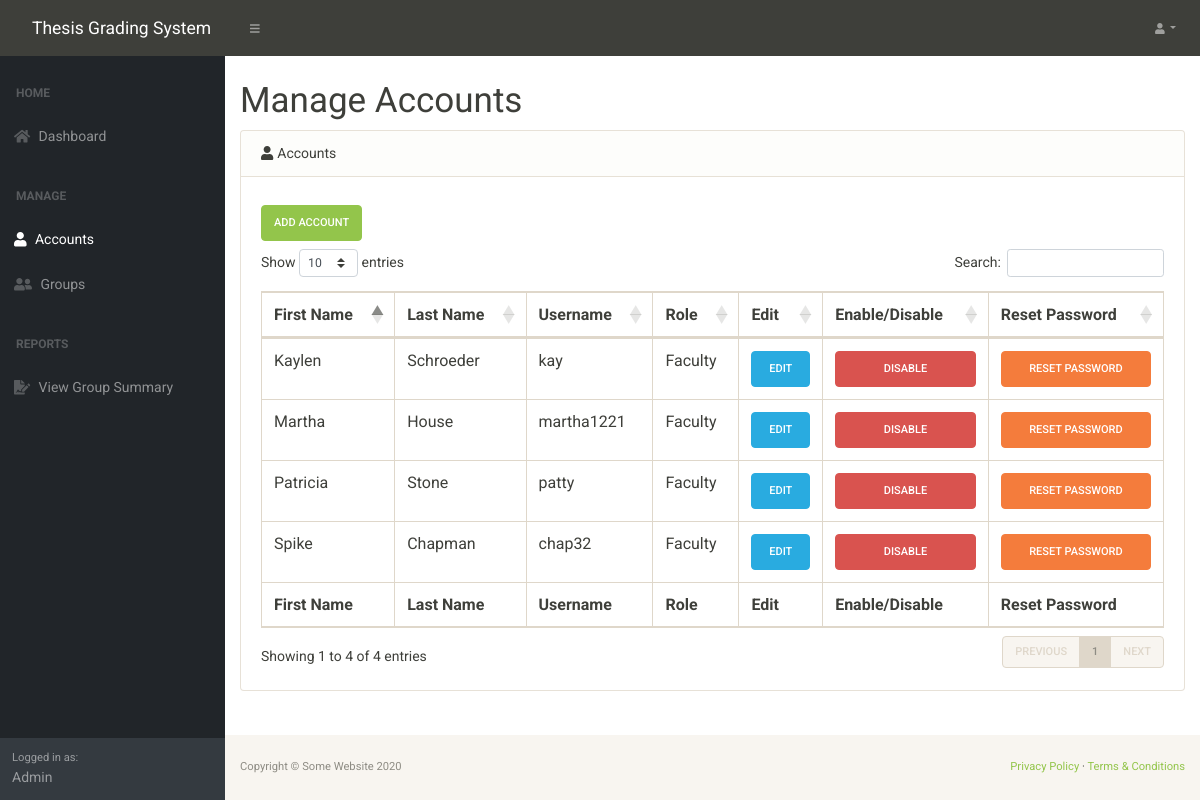
Page /AccountManagement/ManageAccounts.php (signed in) on the committed database.
### tables this page shows
CREATE TABLE `accounts` (
  `Id` int(11) NOT NULL,
  `Username` varchar(255) NOT NULL,
  `Password` varchar(40) NOT NULL,
  `Firstname` varchar(255) NOT NULL,
  `Lastname` varchar(255) NOT NULL,
  `Role_Id` int(11) NOT NULL,
  `Disabled` tinyint(1) NOT NULL
);

CREATE TABLE `roles` (
  `Id` int(11) NOT NULL,
  `Name` varchar(255) NOT NULL
);

### Backend/classes/DBHandler.php (called while the page is built, shortened)
<?php
require_once("Account.php");
class DBHandler
{
	static private $server = "localhost";
	static private $s_username = "root";
	static private $s_pass = "";
	static private $dbName = "thesis-grading-system-db";
	public static function GetAccounts($id)
	{
		$connection = new mysqli(self::$server, self::$s_username, self::$s_pass, self::$dbName);
		$stmt = $connection->prepare("SELECT accounts.*, roles.Name AS Role_Name FROM accounts INNER JOIN roles ON accounts.Role_Id = roles.Id WHERE accounts.Id <> ?");
		$rc = $stmt->bind_param('d', $id);
		$rc = $stmt->execute();
		$res = $stmt->get_result();
		if($res->num_rows > 0){
			$accounts = array();
			while($row = $res->fetch_assoc()){
				$id = $row['Id'];
				$firstname = $row['Firstname'];
				$lastname = $row['Lastname'];
				$username = $row['Username'];
				$roleId = $row['Role_Id'];
				$roleName = $row['Role_Name'];
				$disabled = $row['Disabled'];
				array_push($accounts, Account::CreateAccountWithRoleName($id, $firstname, $lastname, $username, $roleId, $roleName,$disabled));
			}
			return $accounts;
		}
		else{
			return NULL;
		}
	}
}
?>

### Backend/classes/Account.php (called while the page is built, shortened)
<?php
class Account{
	public static function CreateAccountWithRoleName($_id, $_firstname, $_lastname, $_username,$_roleId,$_roleName,$_disabled){
		$instance = new Account();
		$instance->id = $_id;
		$instance->firstname = $_firstname;
		$instance->lastname = $_lastname;
		$instance->username = $_username;
		$instance->roleid = $_roleId;
		$instance->rolename = $_roleName;
		$instance->disabled=$_disabled;
		return $instance;
	}
}
?>

### AccountManagement/ManageAccounts.php (the view, shortened to what this page needs)
<?php
require_once("../Backend/classes/Account.php");
require_once("../Backend/classes/DBHandler.php");
?>
<html>
    <head>
        <link href="../css/styles.css" rel="stylesheet" />
        <link href="../css/bootstrap-sandstone.min.css" rel="stylesheet" />
        <link href="https://cdn.datatables.net/1.10.20/css/dataTables.bootstrap4.min.css" rel="stylesheet" />
    </head>
    <body class="sb-nav-fixed">
        <?php include("../PartialViews/Navbar.php")?>
        <div id="layoutSidenav">
            <?php include("../PartialViews/SideNav.php");?>
            <div id="layoutSidenav_content">
                <main>
                    <div class="container-fluid">
                        <h1 class="mt-4">Manage Accounts</h1>
                        <div class="card mb-4">
                            <div class="card-header"><i class="fas fa-user mr-1"></i>Accounts</div>
                            <div class="card-body">
                                <div class='mt-2 mb-2'>
                                    <a class = 'btn btn-success' href="AddAccount.php" role = "button">Add Account</a>
                                </div>
                                <div class="table-responsive">
                                    <table class="table table-bordered" id="dataTable" width="100%" cellspacing="0">
                                        <thead>
                                            <tr>
                                                <th>First Name</th>
                                                <th>Last Name</th>
                                                <th>Username</th>
                                                <th>Role</th>
                                                <th>Edit</th>
                                                <th>Enable/Disable</th>
                                                <th>Reset Password</th>
                                            </tr>
                                        </thead>
                                        <tfoot>
                                            <tr>
                                                <th>First Name</th>
                                                <th>Last Name</th>
                                                <th>Username</th>
                                                <th>Role</th>
                                                <th>Edit</th>
                                                <th>Enable/Disable</th>
                                                <th>Reset Password</th>
                                            </tr>
                                        </tfoot>
                                        <tbody>
                                            <?php
                                                $accounts = DBHandler::GetAccounts($_SESSION["Account"]->id);
                                                if($accounts !== NULL){
                                                    foreach($accounts as $a){
                                                    ?>
                                                        <tr>
                                                            <td><?=$a->firstname?></td>
                                                            <td><?=$a->lastname?></td>
                                                            <td><?=$a->username?></td>
                                                            <td><?=$a->rolename?></td>
                                                            <td>
                                                                <a class = 'btn btn-info btn-block' href = "EditAccount.php?id=<?=$a->id?>">Edit</a>
                                                            </td>
                                                            <?php if($a->disabled){?>
                                                                <td><a class = 'btn btn-warning btn-block' href = "EnableAccount.php?id=<?=$a->id?>">Enable</a></td>
                                                            <?php }else{ ?>
                                                                 <td><a class = 'btn btn-danger btn-block' href = "DisableAccount.php?id=<?=$a->id?>">Disable</a></td>
                                                            <?php } ?>
                                                            <td><a class = 'btn btn-warning btn-block' href = "ResetPassword.php?id=<?=$a->id?>">Reset Password</a></td>
                                                        </form></tr>
                                                    <?php
                                                    }
                                                }
                                            ?>
                                        </tbody>
                                    </table>
                                </div>
                            </div>
                        </div>
                    </div>
                </main>
                <?php include("../PartialViews/Footer.php"); ?>
            </div>
        </div>
    </body>
</html>

### rows in the picture
accounts: Firstname "Martha", Lastname "House", Username "martha1221", Role_Id.Name "Faculty"
accounts: Firstname "Spike", Lastname "Chapman", Username "chap32", Role_Id.Name "Faculty"
accounts: Firstname "Patricia", Lastname "Stone", Username "patty", Role_Id.Name "Faculty"
accounts: Firstname "Kaylen", Lastname "Schroeder", Username "kay", Role_Id.Name "Faculty"

### other values in the picture
$_SESSION["Account"]->rolename "Admin"
